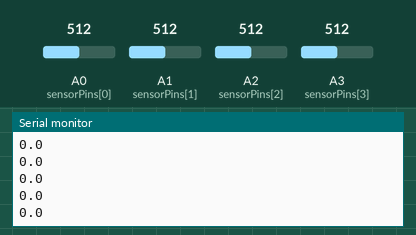
Bench run of a sketch on a simulated Arduino Uno, built with avr-gcc and run on an emulated ATmega328P. On the bench: the last lines printed to the serial monitor. Inputs (shaded band) come from the test bench; at power-on: A0 (sensorPins[0]) = 512, A1 (sensorPins[1]) = 512, A2 (sensorPins[2]) = 512, A3 (sensorPins[3]) = 512.

Above: at 3.5 s.
3.6 s: A0 (sensorPins[0]) set to 306
At 3.76 s:
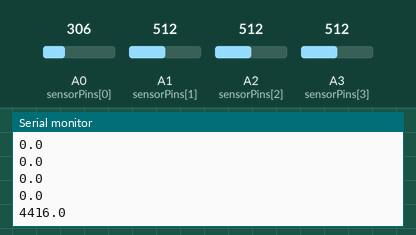
5.1 s: A1 (sensorPins[1]) set to 306
At 5.2 s:
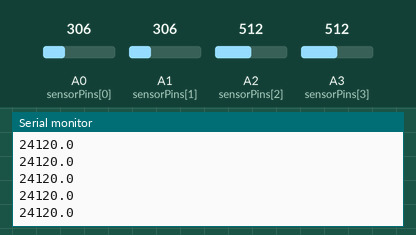
6.6 s: A2 (sensorPins[2]) set to 306
At 6.63 s:
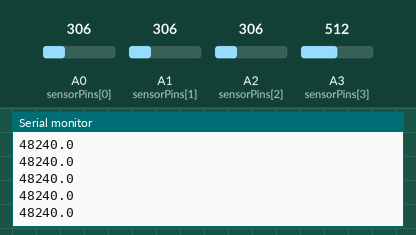
8.1 s: A3 (sensorPins[3]) set to 306
At 8.2 s:
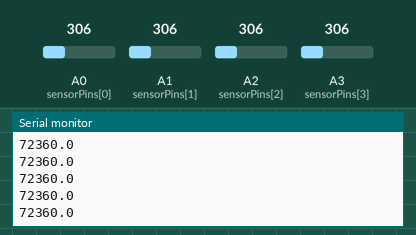
9.6 s: A0 (sensorPins[0]) set to 30
At 9.64 s:
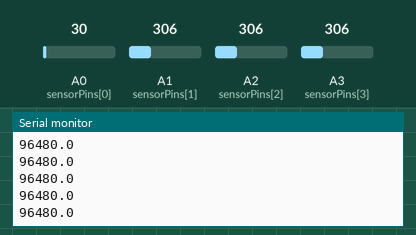
11.1 s: A1 (sensorPins[1]) set to 30
At 11.21 s:
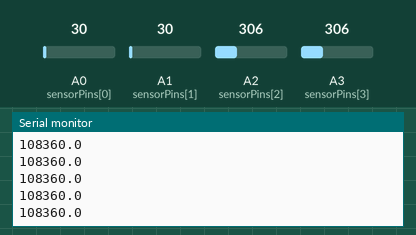
Timing chart, 0 to 13.6 s (numbered marks = the images above; inputs shaded):
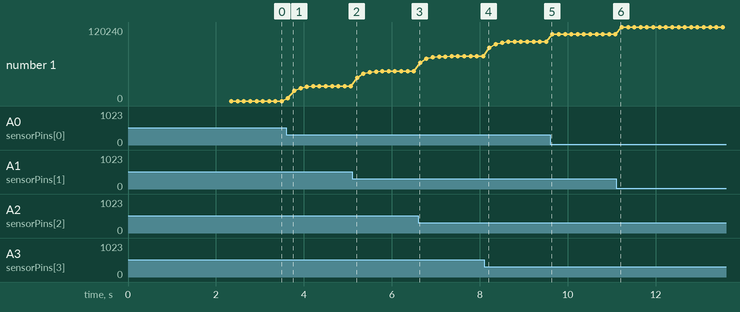

The sketch:

chaozheng.ino
```cpp
const int sensorPins[] = {A0, A1, A2, A3};
const int numSensors = 4;          // Number of sensors
const int sampleCount = 5;         // Number of samples per sensor (for smoothing)

// Sensor calibration parameters (fixed range)
int sensorMin[] = {0, 0, 0, 0};    // Minimum ADC value
int sensorMax[] = {1023, 1023, 1023, 1023};  // Maximum ADC value
bool calibrated = true;            // Calibration status (fixed range, no calibration needed)

// Weight conversion parameters (adjust based on actual sensors)
const float maxWeight = 4500.0;    // Maximum weight per sensor (grams)
const int maxADC = 1023;           // Maximum ADC value

// Data storage
int sensorValues[numSensors];      // Raw sensor readings
int smoothedValues[numSensors];    // Smoothed sensor values
int baselineValues[numSensors];    // Baseline ADC values (no load)
float weightValues[numSensors];    // Weight values (grams)
float totalWeight = 0;             // Total weight (grams)
float previousWeightValues[numSensors]; // Previous weight values for change detection
bool pressureChanged = false;      // Flag to indicate pressure change

void setup() {
  Serial.begin(9600);

  // Calibrate baseline: read initial ADC values (no load)
  delay(1000);  // Wait for sensors to stabilize

  for (int i = 0; i < numSensors; i++) {
    int sum = 0;
    // Take multiple samples for accurate baseline
    for (int j = 0; j < 20; j++) {
      sum += analogRead(sensorPins[i]);
      delay(10);
    }
    baselineValues[i] = sum / 20;
    smoothedValues[i] = baselineValues[i];  // Initialize smoothed values
  }

  delay(500);
}

void loop() {
  readSensors();        // Read all sensors
  smoothData();         // Smooth the data
  convertToWeight();    // Convert to weight (grams)
  calculateTotalWeight(); // Calculate total weight
  detectPressureChanges(); // Detect pressure changes

  // Print formatted sensor data with change indicator
  printSensorData();

  delay(100);  // 100ms sampling interval for improved responsiveness
}

// Read all sensor data
void readSensors() {
  for (int i = 0; i < numSensors; i++) {
    int sum = 0;
    // Take multiple samples and average them
    for (int j = 0; j < sampleCount; j++) {
      sum += analogRead(sensorPins[i]);
      delay(2);  // Short delay to ensure stable reading
    }
    sensorValues[i] = sum / sampleCount;
  }
}

// Smooth the sensor data with reduced smoothing for more responsive changes
void smoothData() {
  for (int i = 0; i < numSensors; i++) {
    // Reduced smoothing: more weight on new readings for better responsiveness
    // Changed from 0.7/0.3 to 0.4/0.6 for more sensitive pressure detection
    smoothedValues[i] = (smoothedValues[i] * 0.4) + (sensorValues[i] * 0.6);
  }
}

// Convert ADC values to weight (grams)
void convertToWeight() {
  for (int i = 0; i < numSensors; i++) {
    // Calculate ADC change from baseline (pressure causes ADC to decrease)
    int adcChange = baselineValues[i] - smoothedValues[i];

    float weight = 0;
    int threshold = 15; // Minimum ADC change to detect pressure (noise filter)

    if (adcChange > threshold) {
      // Map ADC change to weight
      // Assuming ~300 ADC change = 4500g (adjust based on your sensors)
      weight = map(adcChange, threshold, 300, 0, maxWeight);
      weight = constrain(weight, 0, maxWeight);
      weight *= 8;  // Apply calibration factor
    } else {
      // Below threshold → no pressure detected
      weight = 0;
    }

    weightValues[i] = weight;
  }
}

// Calculate total weight from all sensors
void calculateTotalWeight() {
  totalWeight = 0;
  for (int i = 0; i < numSensors; i++) {
    totalWeight += weightValues[i];
  }
}

// Detect pressure changes for enhanced responsiveness
void detectPressureChanges() {
  pressureChanged = false;

  const float changeThreshold = 15.0;  // Minimum change to detect (grams)

  for (int i = 0; i < numSensors; i++) {
    float weightChange = abs(weightValues[i] - previousWeightValues[i]);
    if (weightChange > changeThreshold) {
      pressureChanged = true;
    }
    previousWeightValues[i] = weightValues[i];  // Update previous values
  }
}

// Print sensor and total weight data with change indicator
void printSensorData() {
  // Print individual sensor weights (grams)

  Serial.println(totalWeight, 1);  // 1 decimal place

  Serial.println();
}
```

Measured:
- after the input at 3.6 s, the serial monitor: prints a new line at once (image 1)
- plotted number 1: 0 → 24120 after the input at 3.6 s, 24120 → 48240 after the input at 5.1 s, 48240 → 72360 after the input at 6.6 s, 72360 → 96480 after the input at 8.1 s, 96480 → 108360 after the input at 9.6 s
